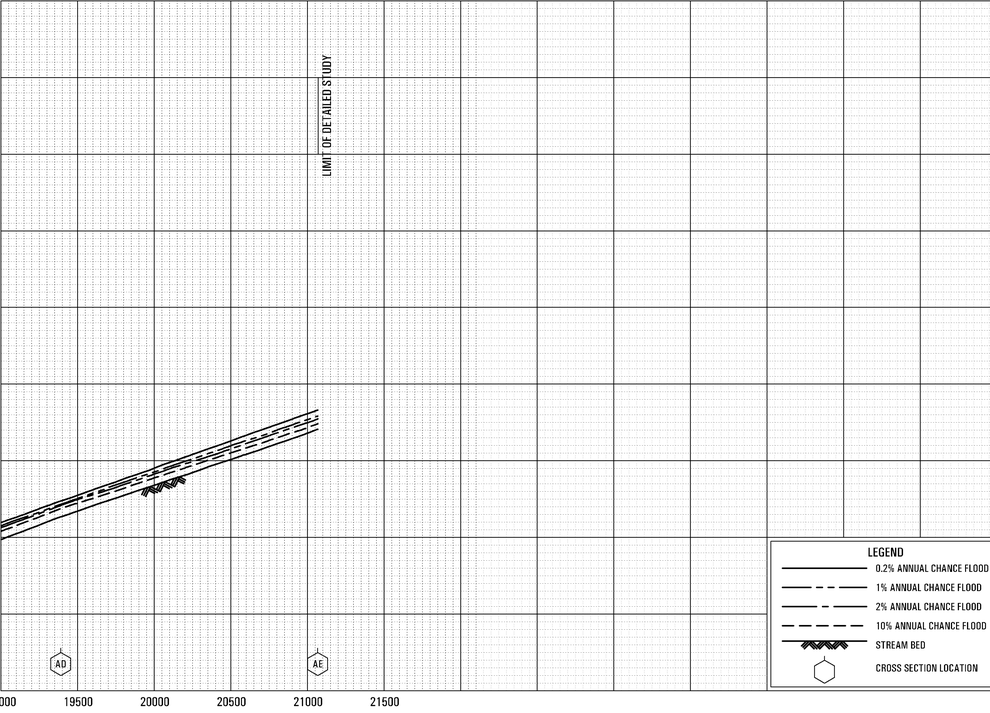
#> input picture poc/pdf_profile_extraction/output/page_4_plot.png, 990 x 713 px, shrunk from 3876 x 2789 before the run
$ python remove_grid.py
#> lines starting #> are read from the running program, lines starting #| are printed output that depends on the picture
import cv2
import numpy as np
from pathlib import Path

base = Path(__file__).parent

input_path = base / "output" / "page_4_plot.png"
output_dir = base / "output"

image = cv2.imread(str(input_path), cv2.IMREAD_GRAYSCALE)
#> image is the input picture: shape (713, 990); min 0, max 255, mean 241.3

if image is None:
    raise FileNotFoundError(f"Could not load {input_path}")

# Convert dark drawing content to white foreground.
binary = cv2.threshold(
    image,
    200,
    255,
    cv2.THRESH_BINARY_INV
)[1]
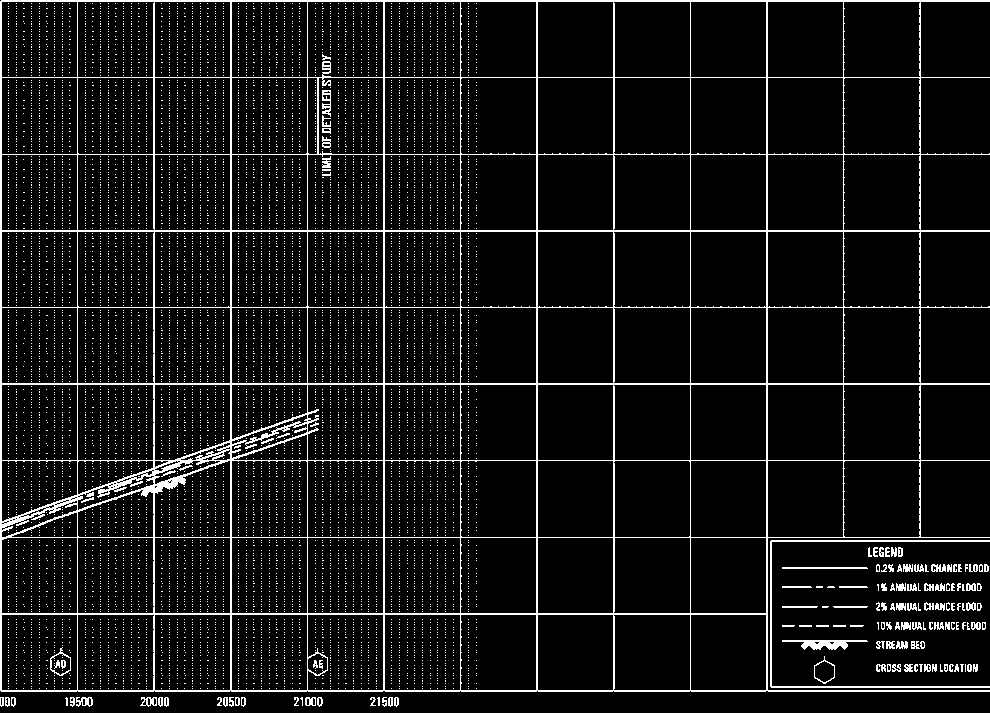
#> binary: shape (713, 990); 7.4% white in thin lines or dots

# Detect long horizontal structures.
horizontal_kernel = cv2.getStructuringElement(
    cv2.MORPH_RECT,
    (40, 1)
)

horizontal = cv2.morphologyEx(
    binary,
    cv2.MORPH_OPEN,
    horizontal_kernel
)
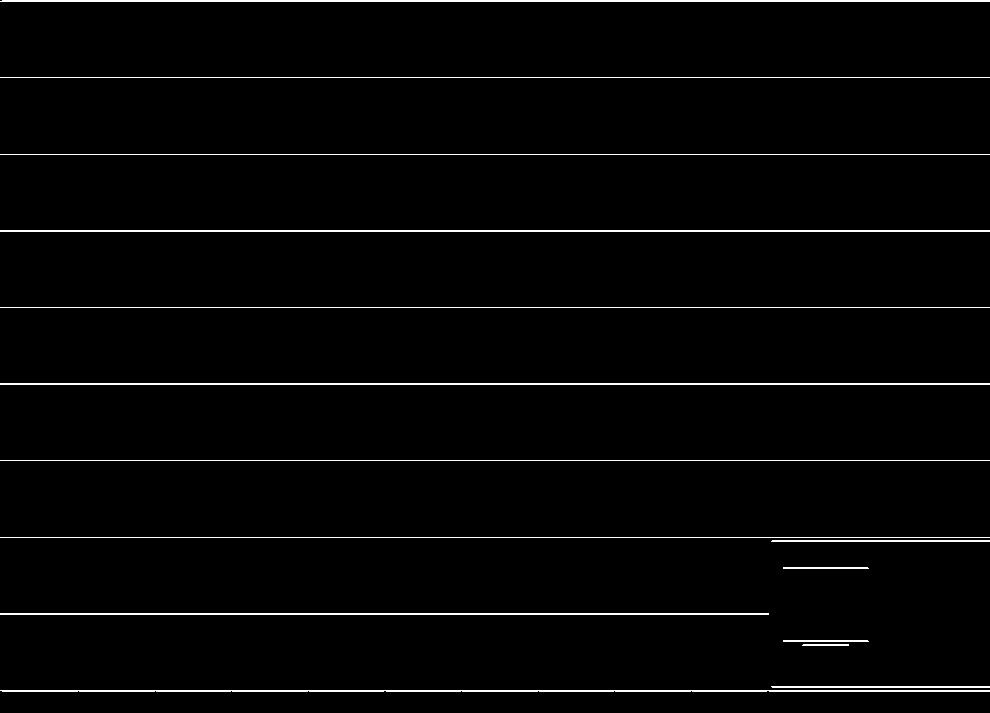
#> horizontal: shape (713, 990); 2.2% white in thin lines or dots

# Detect long vertical structures.
vertical_kernel = cv2.getStructuringElement(
    cv2.MORPH_RECT,
    (1, 40)
)

vertical = cv2.morphologyEx(
    binary,
    cv2.MORPH_OPEN,
    vertical_kernel
)
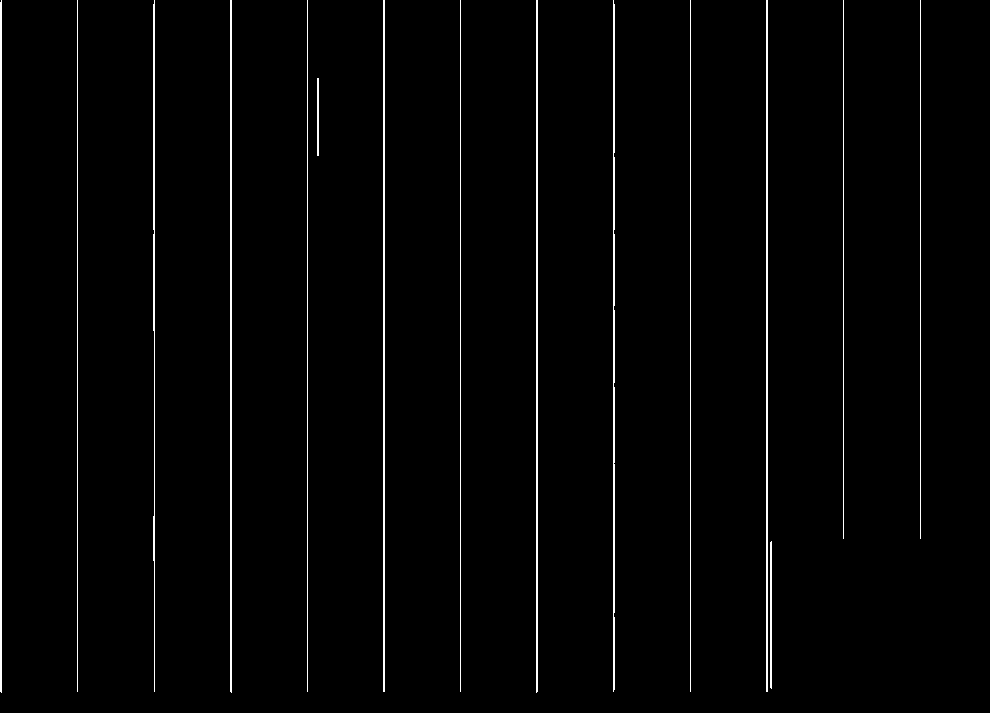
#> vertical: shape (713, 990); 1.9% white in thin lines or dots

grid = cv2.bitwise_or(horizontal, vertical)
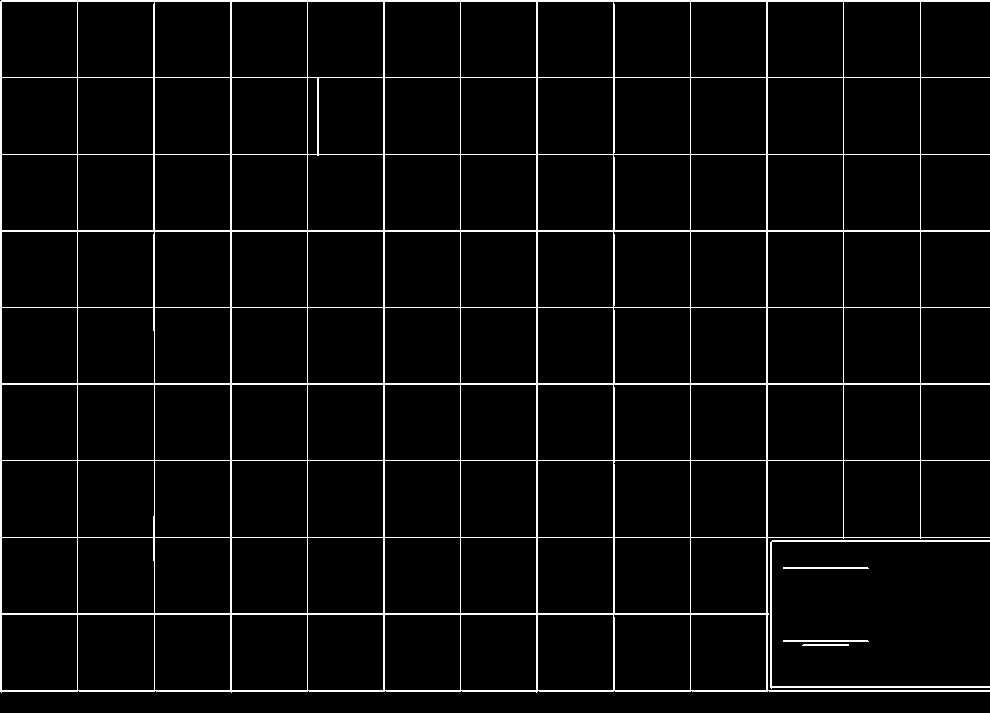
#> grid: shape (713, 990); 4.1% white in thin lines or dots

# Remove detected H/V structures from original binary drawing.
without_grid = cv2.bitwise_and(
    binary,
    cv2.bitwise_not(grid)
)
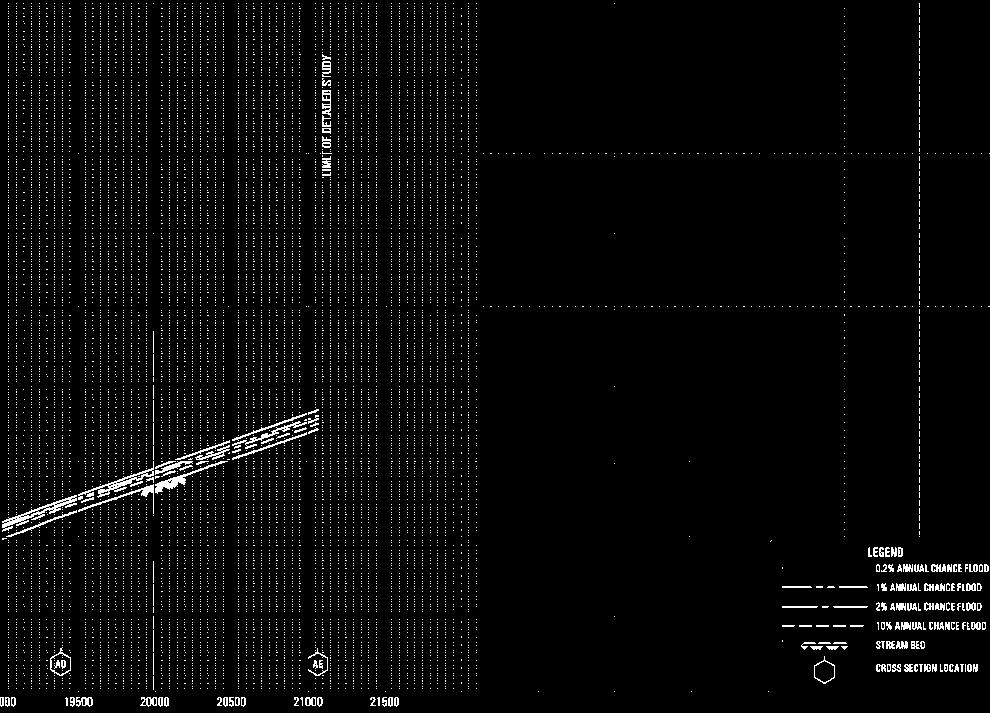
#> without_grid: shape (713, 990); 3.3% white in thin lines or dots

cv2.imwrite(str(output_dir / "page_4_binary.png"), binary)
cv2.imwrite(str(output_dir / "page_4_detected_grid.png"), grid)
cv2.imwrite(str(output_dir / "page_4_without_grid.png"), without_grid)

print("Saved:")
print("  page_4_binary.png")
print("  page_4_detected_grid.png")
print("  page_4_without_grid.png")
